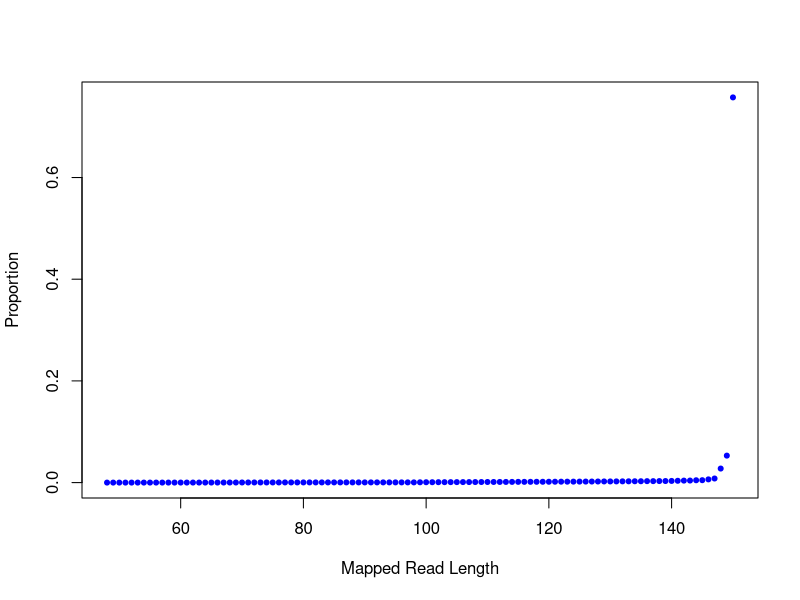

Here is the R script that generated this plot:
png("/rds/user/is460/hpc-work/muscle-rnaseq/ezbamqc/output/figs/srpk3_wt_ttnb_wt_3.readlen_profile.png",width=500,height=500,units="px")
readlen_val=c(48,49,50,51,52,53,54,55,56,57,58,59,60,61,62,63,64,65,66,67,68,69,70,71,72,73,74,75,76,77,78,79,80,81,82,83,84,85,86,87,88,89,90,91,92,93,94,95,96,97,98,99,100,101,102,103,104,105,106,107,108,109,110,111,112,113,114,115,116,117,118,119,120,121,122,123,124,125,126,127,128,129,130,131,132,133,134,135,136,137,138,139,140,141,142,143,144,145,146,147,148,149,150)
readlen_count=c(73,136,296,400,576,887,982,1092,1312,1607,1982,2183,2288,2457,2870,3010,3333,3715,4416,5040,5692,6418,8272,9017,9587,10568,10144,10631,11359,12470,11718,12347,12231,13013,12634,12989,13249,13396,13589,14006,13763,14255,14027,14403,14889,14502,15031,15147,15070,15519,15601,21364,25844,27046,29576,30922,32861,34279,36189,36983,39433,40921,43006,44330,45828,47471,50014,52624,53259,54810,56905,58805,60171,62531,65040,66661,68863,71143,73497,75620,78175,82462,82771,85385,89025,91771,95796,97381,103592,104218,109582,111741,118838,129653,141972,146173,167386,172176,231032,293031,1007196,1934343,27628355)
plot(readlen_val,(readlen_count/36470548),pch=20,xlab="Mapped Read Length",ylab="Proportion",col="blue")
dev.state=dev.off()
